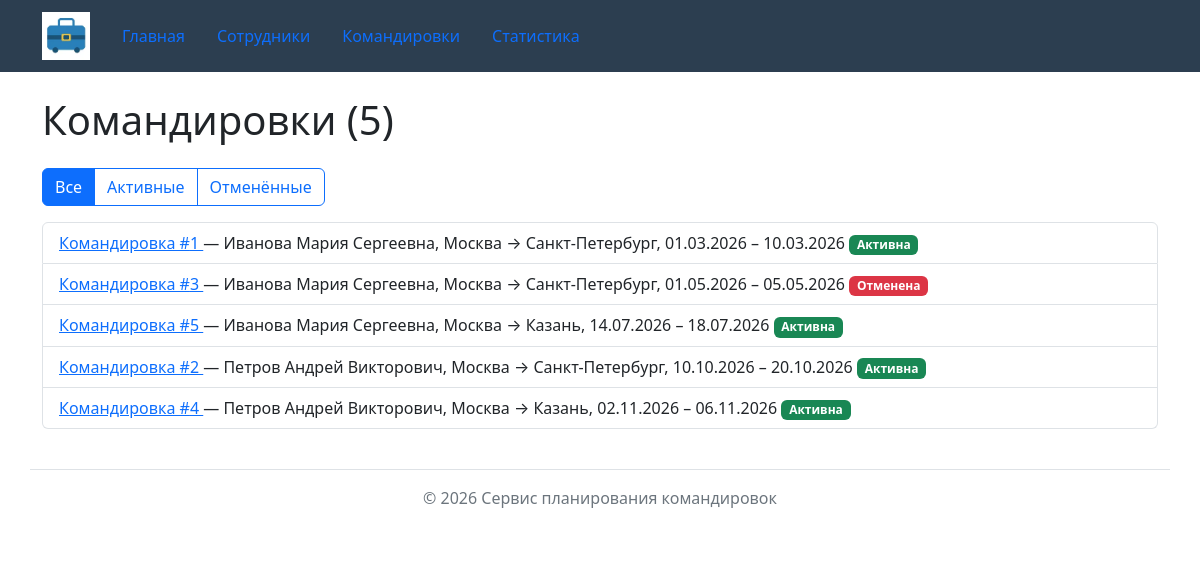
The page /trips/ on the database its author committed.
### trips/views.py (the view)
# urls.py: path("trips/", include("trips.urls")),
def trips(request):
    status = request.GET.get("status", "all")
    conn = get_connection()
    conn.row_factory = sqlite3.Row
    if status in STATUS_FILTERS:
        trips_list = conn.execute(
            TRIPS_BY_STATUS_SQL, [STATUS_FILTERS[status]]
        ).fetchall()
    else:
        status = "all"
        trips_list = conn.execute(TRIPS_SQL).fetchall()
    conn.close()
    context = {"trips": trips_list, "status": status}
    return render(request, "trips/trip_list.html", context)

### db/database.py (called while the page is built)
def get_connection(db_path=DB_PATH):
    conn = sqlite3.connect(db_path)
    conn.execute("PRAGMA foreign_keys = ON")
    return conn

### trips/templates/trips/trip_list.html (shortened to what this page needs)
{% extends "base.html" %}
{% block content %}
<h1 class="my-4">Командировки ({{ trips|length }})</h1>
<div class="btn-group mb-3" role="group" aria-label="Фильтр по статусу">
    <a href="{% url 'trips:trips' %}"
       class="btn btn-outline-primary{% if status == 'all' %} active{% endif %}">Все</a>
    <a href="{% url 'trips:trips' %}?status=active"
       class="btn btn-outline-primary{% if status == 'active' %} active{% endif %}">Активные</a>
    <a href="{% url 'trips:trips' %}?status=cancelled"
       class="btn btn-outline-primary{% if status == 'cancelled' %} active{% endif %}">Отменённые</a>
</div>
<ul class="list-group">
    {% for trip in trips %}
        <li class="list-group-item">
            <a href="{% url 'trips:trip_detail' trip.id %}">
                Командировка #{{ trip.id }}
            </a>
            — {{ trip.employee_name }},
            {{ trip.origin }} → {{ trip.destination }},
            {{ trip.start_date }} – {{ trip.end_date }}
            {% include "trips/includes/trip_status.html" %}
        </li>
    {% empty %}
        <li class="list-group-item">Нет командировок</li>
    {% endfor %}
</ul>
{% endblock %}

### templates/base.html (shortened to what this page needs)
{% load static %}
<!DOCTYPE html>
<html lang="ru">
<head>
    <link rel="stylesheet"
          href="https://cdn.jsdelivr.net/npm/bootstrap@5.3.3/dist/css/bootstrap.min.css">
    <link rel="stylesheet" href="{% static 'homepage/css/style.css' %}">
</head>
<body>
    <header class="site-header">
        <div class="container d-flex align-items-center">
            <img src="{% static 'homepage/img/logo.png' %}"
                 alt="Сервис командировок" class="site-logo">
            {% include "includes/navigation.html" %}
        </div>
    </header>
    <main class="container">
        {% block content %}{% endblock %}
    </main>
    <footer class="container site-footer">
        <p>&copy; <span id="current-year"></span>
           Сервис планирования командировок</p>
    </footer>
</body>
</html>

### templates/includes/navigation.html
<nav class="nav">
    <a class="nav-link" href="{% url 'homepage:index' %}">Главная</a>
    <a class="nav-link" href="{% url 'employees:employees' %}">Сотрудники</a>
    <a class="nav-link" href="{% url 'trips:trips' %}">Командировки</a>
    <a class="nav-link" href="{% url 'trips:statistics' %}">Статистика</a>
</nav>

### trips/templates/trips/includes/trip_status.html
{% if trip.is_cancelled %}
    <span class="badge bg-danger">Отменена</span>
{% else %}
    <span class="badge bg-success">Активна</span>
{% endif %}

### homepage/static/homepage/css/style.css (style rules this page uses)
.site-header { background-color: #2c3e50; padding: 12px 0; margin-bottom: 24px; }
.site-logo { width: 48px; height: 48px; margin-right: 16px; }
.site-footer { margin-top: 40px; padding: 16px 0; border-top: 1px solid #dee2e6; color: #6c757d; text-align: center; }

### rows shown on the page
routes: id "1", employee_name "Иванова Мария Сергеевна", origin "Москва", destination "Санкт-Петербург", start_date "01.03.2026", end_date "10.03.2026", shows "Активна"
routes: id "5", employee_name "Иванова Мария Сергеевна", origin "Москва", destination "Казань", start_date "14.07.2026", end_date "18.07.2026", shows "Активна", id "4", employee_name "Петров Андрей Викторович", start_date "02.11.2026", end_date "06.11.2026"

### other values the page prints
{{ trips|length }} "5"
{{ trip.id }} "3" "2"
{{ trip.employee_name }} "Иванова Мария Сергеевна" "Петров Андрей Викторович"
{{ trip.origin }} "Москва" "Москва"
{{ trip.destination }} "Санкт-Петербург" "Санкт-Петербург"
{{ trip.start_date }} "01.05.2026" "10.10.2026"
{{ trip.end_date }} "05.05.2026" "20.10.2026"
